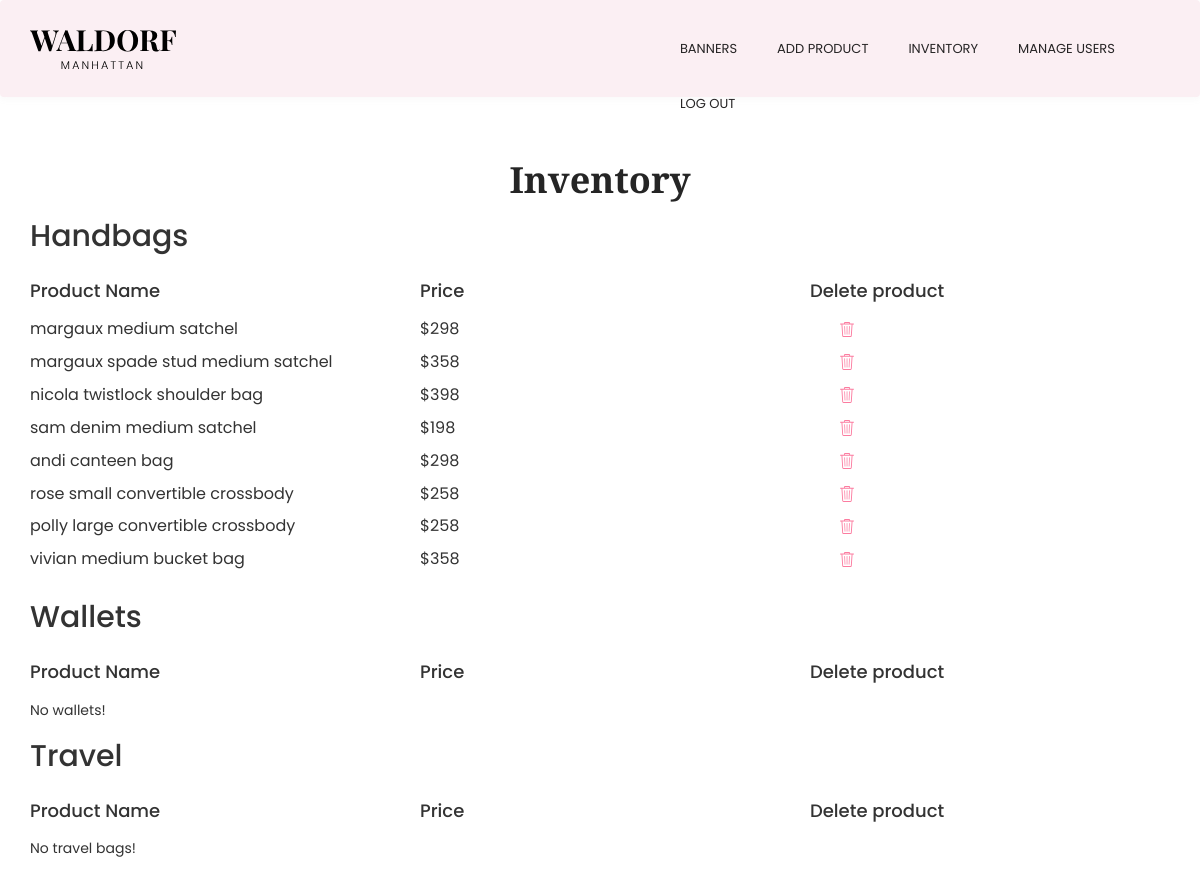
Before: /inventory.php with the older database file.
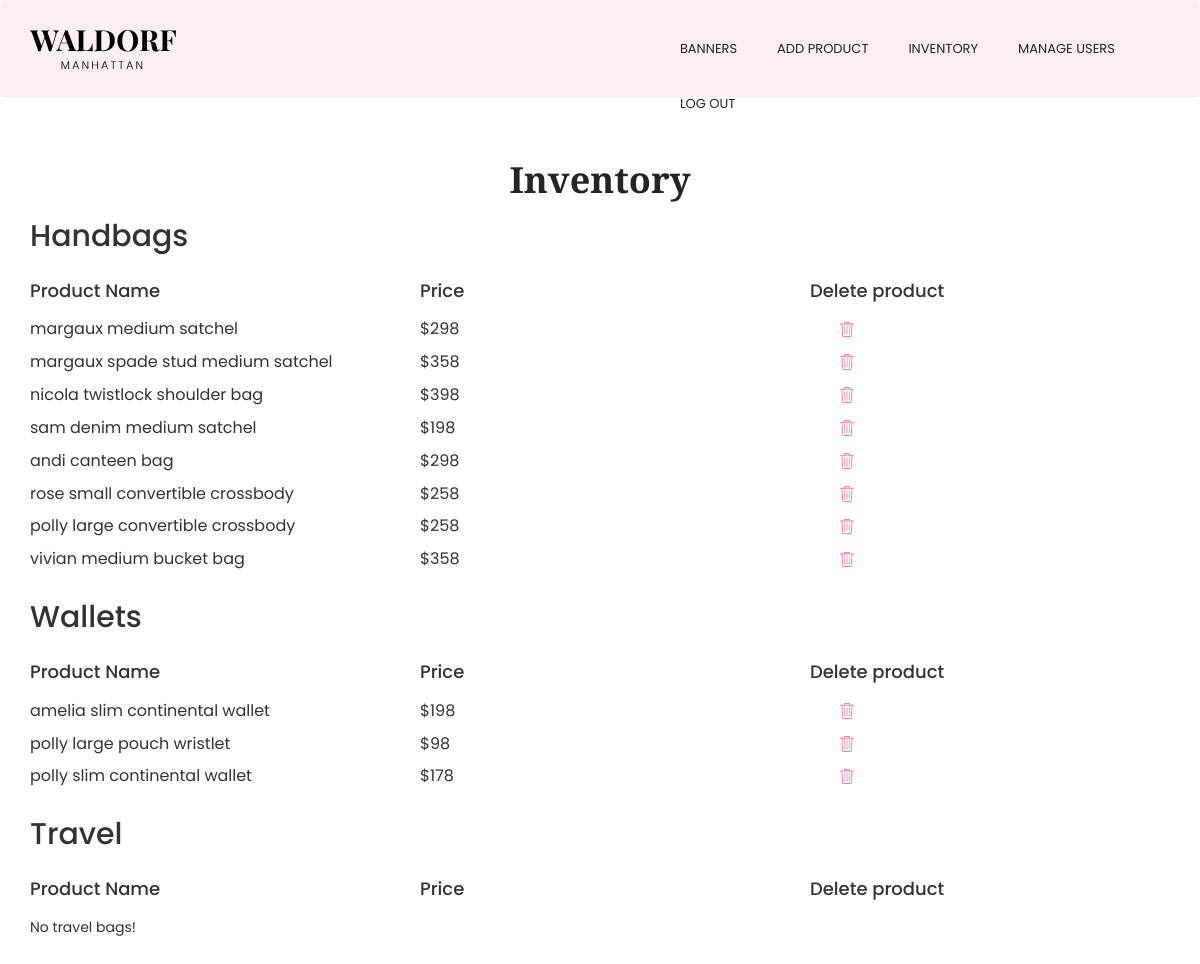
After: the same page with the newer database file.
### tables this page shows
CREATE TABLE `handbags` (
  `id` int(10) NOT NULL,
  `product_name` varchar(100) DEFAULT NULL,
  `price` varchar(10) DEFAULT NULL,
  `descripcion` varchar(400) DEFAULT NULL,
  `dimensions` text,
  `materials` text,
  `details` text,
  `image_1` varchar(100) DEFAULT NULL,
  `image_2` varchar(100) DEFAULT NULL,
  `image_3` varchar(100) DEFAULT NULL
);

CREATE TABLE `wallets` (
  `id` int(10) NOT NULL,
  `product_name` varchar(100) DEFAULT NULL,
  `price` varchar(10) DEFAULT NULL,
  `descripcion` varchar(400) DEFAULT NULL,
  `dimensions` text,
  `materials` text,
  `details` text,
  `image_1` varchar(100) DEFAULT NULL,
  `image_2` varchar(100) DEFAULT NULL,
  `image_3` varchar(100) DEFAULT NULL
);

### src/funciones.php (called while the page is built, shortened)
<?php
function get($tabla) {
  $db = mysqli_connect("db","root","root", "main");
  $query = "SELECT * FROM $tabla";
  $result = $db->query($query);
  $resultados = [];
  $i = 0;
  if ($result->num_rows > 0) :
      while($row = $result->fetch_assoc()) :
        $resultados[$i] = $row;
        $i++;
      endwhile;
  else :
    $resultados = false;
  endif;
  return $resultados;
}
?>

### src/inventory.php (the view)
<?php
  include('funciones.php');
  include('estructura/header-admin.php');
  $url_pagina = $_SERVER['REQUEST_URI'];
  $url_pagina = str_replace('/', '', $url_pagina);
  $url_pagina = str_replace('.php', '', $url_pagina);
?>
<main class="admin-options">
  <div class="container">
  <h1 class="admin-title"> Inventory </h1>
  <section class="subir-foto">
  <h2>Handbags</h2>
  <div class="inventory-title">
    <div class="row">
      <div>
        <article class="col-12 col-xs-4 col-md-4">
          <p>Product Name</p>
        </article>
        <article class="col-12 col-xs-4 col-md-4">
          <p>Price</p>
        </article>
        <article class="col-12 col-xs-4 col-md-4">
          <p>Delete product</p>
        </article>
      </div>
    </div>
  </div>
  <div class="users-info">
  <?php
    $handbags = get('handbags');
    if( $handbags ) :
    foreach( $handbags as $handbag ):
  ?>
    <div class="row">
      <div>
        <article class="col-12 col-xs-4 col-md-4">
          <p><?php echo $handbag['product_name'] ?></p>
        </article>
        <article class="col-12 col-xs-4 col-md-4">
          <p>$<?php echo number_format(@$handbag['price']) ?></p>
        </article>
        <article class="col-12 col-xs-4 col-md-4">
          <a href="eliminar.php?url=<?php echo $url_pagina ?>&tipo=handbags&id=<?php echo $handbag['id'] ?>">
          <img class="icon" src="imgs/trash.svg">
          </a>
        </article>
      </div>
    </div>
  <?php
    endforeach;
    else :
  ?>
    <div class="sin-resultados">
      No handbags!
    </div>
    <?php endif; ?>
</div>
</section>
<section class="subir-foto">
  <h2>Wallets</h2>
  <div class="inventory-title">
    <div class="row">
      <div>
        <article class="col-12 col-xs-4 col-md-4">
          <p>Product Name</p>
        </article>
        <article class="col-12 col-xs-4 col-md-4">
          <p>Price</p>
        </article>
        <article class="col-12 col-xs-4 col-md-4">
          <p>Delete product</p>
        </article>
      </div>
    </div>
  </div>
  <div class="users-info">
  <?php
    $wallets = get('wallets');
    if( $wallets ) :
    foreach( $wallets as $wallet ):
  ?>
    <div class="row">
      <div>
        <article class="col-12 col-xs-4 col-md-4">
          <p><?php echo $wallet['product_name'] ?></p>
        </article>
        <article class="col-12 col-xs-4 col-md-4">
          <p>$<?php echo number_format(@$wallet['price']) ?></p>
        </article>
        <article class="col-12 col-xs-4 col-md-4">
          <a href="eliminar.php?url=<?php echo $url_pagina ?>&tipo=wallets&id=<?php echo $wallet['id'] ?>">
          <img class="icon" src="imgs/trash.svg">
          </a>
        </article>
      </div>
    </div>
  <?php
    endforeach;
    else :
  ?>
    <div class="sin-resultados">
      No wallets!
    </div>
    <?php endif; ?>
</div>
</section>
<section class="subir-foto">
  <h2>Travel</h2>
  <div class="inventory-title">
    <div class="row">
      <div>
        <article class="col-12 col-xs-4 col-md-4">
          <p>Product Name</p>
        </article>
        <article class="col-12 col-xs-4 col-md-4">
          <p>Price</p>
        </article>
        <article class="col-12 col-xs-4 col-md-4">
          <p>Delete product</p>
        </article>
      </div>
    </div>
  </div>
  <div class="users-info">
  <?php
    $travel = get('travel');
    if( $travel ) :
    foreach( $travel as $travel ):
  ?>
    <div class="row">
      <div>
        <article class="col-12 col-xs-4 col-md-4">
          <p><?php echo $travel['product_name'] ?></p>
        </article>
        <article class="col-12 col-xs-4 col-md-4">
          <p>$<?php echo number_format(@$travel['price']) ?></p>
        </article>
        <article class="col-12 col-xs-4 col-md-4">
          <a href="eliminar.php?url=<?php echo $url_pagina ?>&tipo=travel&id=<?php echo $travel['id'] ?>">
          <img class="icon" src="imgs/trash.svg">
          </a>
        </article>
      </div>
    </div>
  <?php
    endforeach;
    else :
  ?>
    <div class="sin-resultados">
      No travel bags!
    </div>
    <?php endif; ?>
</div>
</section>
  </div>
</main>
<?php
include('estructura/footer-admin.php');
?>

### src/estructura/header-admin.php (shortened to what this page needs)
<!DOCTYPE html>
<html lang="en">
<head>
  <link rel="stylesheet" type="text/css" href="css/estilos.css">
  <link rel="stylesheet" href="https://maxcdn.bootstrapcdn.com/bootstrap/3.3.7/css/bootstrap.min.css">
  <link rel="stylesheet" href="css/bootstrap.min.css">
  <link rel="stylesheet" href="css/estilos.css">
</head>
<body>
<header class="header navbar-fixed-top">
        <nav class="navbar" role="navigation">
          <div class="container">
                <div class="menu-container js_nav-item">
                    <div class="logo">
                      <a class="logo-wrap" href="banners.php">
                          <img class="logo-img logo-img-main" src="imgs/logo.svg" alt="Waldorf Logo">
                      </a>
                  </div>
              </div>
              <div class="collapse navbar-collapse nav-collapse">
                  <div class="menu-container elementos-menu">
                      <ul class="nav navbar-nav navbar-nav-right">
                          <li class="js_nav-item nav-item"><a class="nav-item-child nav-item-hover" href="banners.php">BANNERS</a></li>
                          <li class="js_nav-item nav-item"><a class="nav-item-child nav-item-hover" href="product-type.php">ADD PRODUCT</a></li>
                          <li class="js_nav-item nav-item"><a class="nav-item-child nav-item-hover" href="inventory.php">INVENTORY</a></li>
                          <li class="js_nav-item nav-item"><a class="nav-item-child nav-item-hover" href="manage-users.php">MANAGE USERS</a></li>
                          <li class="js_nav-item nav-item"><a class="nav-item-child nav-item-hover" href="logout-admin.php">LOG OUT</a></li>
                      </ul>
                  </div>
              </div>
          </div>
      </nav>
      </header>
<div class="espaciador-de-menu"></div>

### src/estructura/footer-admin.php
</body>
</html>

### src/css/estilos.css (style rules this page uses)
body { font-family: 'Poppins', Helvetica, sans-serif; }
.col-12 { height:100%; }
.inventory-title p { font-weight: 500; font-size: 18px; padding-bottom: 5px; }
.users-info p { font-size: 16px; }
.subir-foto h2 { padding-bottom: 15px; }
.admin-title { display: flex; justify-content: center; font-family: 'Playfair Display'; font-weight: 600; color: #252525; }
.admin-options { padding: 40px 0px; }
.users-info .icon { margin-left: 30px; }
.navbar-fixed-top .navbar-collapse { max-height: 100%; }
.header .navbar { margin-bottom: 0; transition-duration: 300ms; transition-property: all; transition-timing-function: cubic-bezier(0.7, 1, 0.7, 1); background-color: #fbeff3; box-shadow: 0px 3px 6px rgba(158,158,158,0.05); }
.header .menu-container:before, .header .menu-container:after { content: " "; display: table; }
.header .menu-container:after { clear: both; }
.header .logo { width: 150px; height: 150px; float: left; max-height: 95px; line-height: 65px; }
.header .logo-wrap { display: inline-block; padding: 15px 0; }
.header .logo-img { display: inline-block; width: 146px; height: auto; max-width: 100%; max-height: 100%; vertical-align: middle; }
.header .logo-img-main { display: inline-block; transition-duration: 400ms; transition-property: all; transition-timing-function: cubic-bezier(0.7, 1, 0.7, 1); }
.header .navbar-nav { padding-left: 0; margin-bottom: 0; list-style: none; }
.header .nav-item { position: relative; display: block; }
.header .nav-item:last-child .nav-item-child { padding-right: 0; }
.header .nav-item-child { position: relative; display: block; font-size: 13px; font-weight: 400; font-family: "Poppins", sans-serif; color: #262425;; text-transform: uppercase; line-height: 15px; padding: 20px; transition-duration: 300ms; transition-property: all; transition-timing-function: cubic-bezier(0.7, 1, 0.7, 1); }
.header .nav-item-hover { position: relative; }
.header .nav-item-hover:after { position: absolute; color: #FFB4BB; top: 45px; left: 0; width: 9px; height: 2px; opacity: 0; content: " "; transition-duration: 400ms; transition-property: all; transition-timing-function: cubic-bezier(0.7, 1, 0.7, 1); }
.elementos-menu { position:absolute; top:20px; left:55% }
@media (min-width: 992px) { .header .navbar-nav-right { float: right; } }
.espaciador-de-menu { width: 100%; height: 100px; }

Changed rows visible on the page:
added wallets: product_name "amelia slim continental wallet", price "198"
added wallets: product_name "polly large pouch wristlet", price "98"
added wallets: product_name "polly slim continental wallet", price "178"
Other visible differences:
text no longer shown: "No wallets!"
